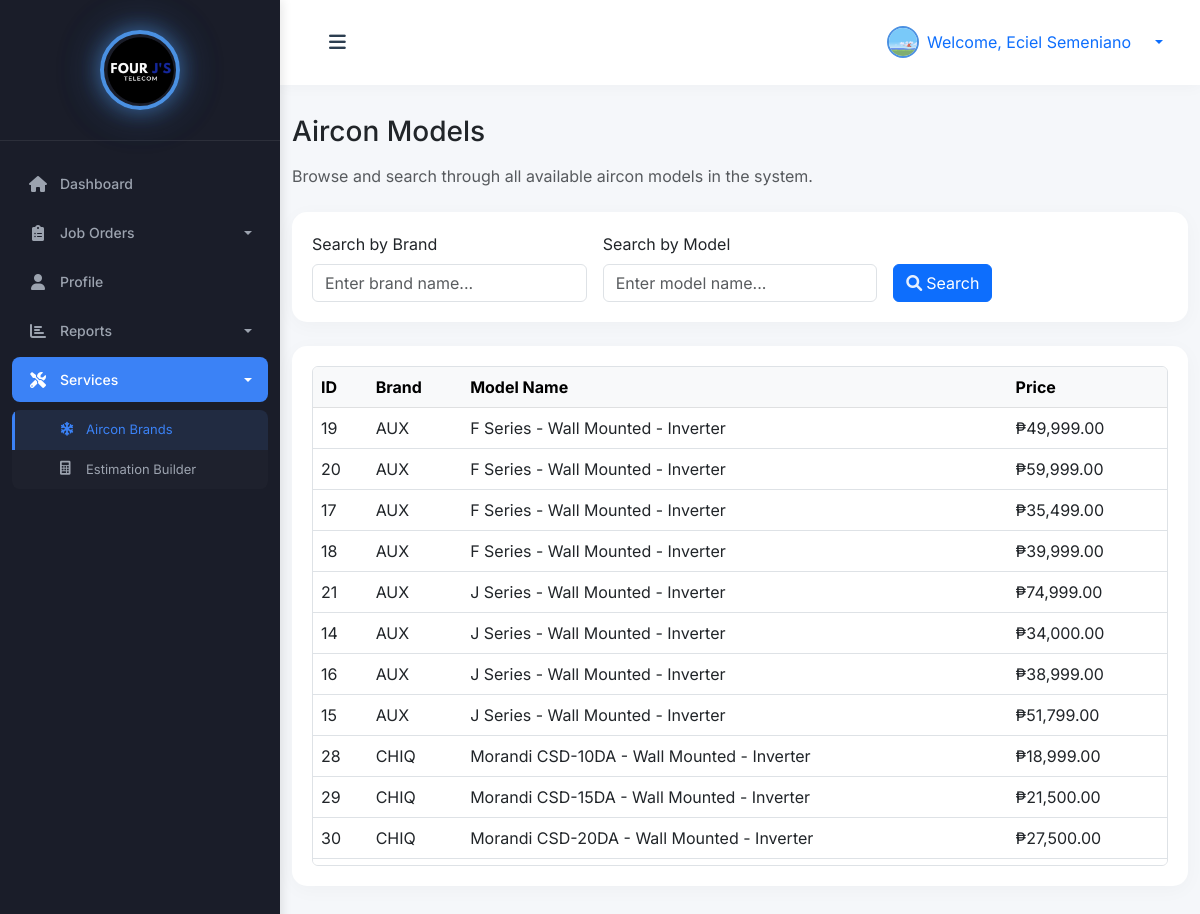
The page /technician/aircon_brands.php (signed in) on the database its author committed.
### tables this page shows
CREATE TABLE `technicians` (
  `id` int(11) NOT NULL,
  `username` varchar(50) NOT NULL,
  `password` varchar(255) NOT NULL,
  `name` varchar(100) NOT NULL,
  `email` varchar(100) DEFAULT NULL,
  `phone` varchar(20) NOT NULL,
  `profile_picture` varchar(255) DEFAULT NULL,
  `created_at` timestamp NOT NULL DEFAULT current_timestamp(),
  `updated_at` timestamp NOT NULL DEFAULT current_timestamp() ON UPDATE current_timestamp()
);

CREATE TABLE `aircon_models` (
  `id` int(11) NOT NULL,
  `brand` varchar(50) NOT NULL,
  `model_name` varchar(100) NOT NULL,
  `hp` decimal(3,1) NOT NULL,
  `price` decimal(10,2) NOT NULL,
  `created_at` timestamp NOT NULL DEFAULT current_timestamp()
);

### technician/aircon_brands.php (the view, shortened to what this page needs)
<?php
try {
    $pdo = new PDO("mysql:host=" . DB_HOST . ";dbname=" . DB_NAME, DB_USER, DB_PASS);
    $pdo->setAttribute(PDO::ATTR_ERRMODE, PDO::ERRMODE_EXCEPTION);
    $sql = "SELECT id, brand, model_name, price FROM aircon_models WHERE 1=1";
    $params = [];
    $sql .= " ORDER BY brand ASC, model_name ASC";
    $stmt = $pdo->prepare($sql);
    $stmt->execute($params);
    $models = $stmt->fetchAll(PDO::FETCH_ASSOC);
    $stmt = $pdo->prepare("SELECT name, profile_picture FROM technicians WHERE id = ?");
    $stmt->execute([$_SESSION['user_id']]);
    $technician = $stmt->fetch(PDO::FETCH_ASSOC);
} catch (PDOException $e) {
    die("Database error: " . $e->getMessage());
}
require_once 'includes/header.php';
?>
<body>
    <div class="wrapper">
        <?php require_once 'includes/sidebar.php'; ?>
        <div id="content">
            <nav class="navbar navbar-expand-lg navbar-light bg-white">
                <div class="container-fluid">
                    <button type="button" id="sidebarCollapse" class="btn">
                        <i class="fas fa-bars"></i>
                    </button>
                    <div class="ms-auto d-flex align-items-center">
                        <div class="dropdown">
                            <a class="d-flex align-items-center text-decoration-none dropdown-toggle" href="#" id="userDropdown" role="button" data-bs-toggle="dropdown">
                                <img src="<?= !empty($technician['profile_picture']) ? '../' . htmlspecialchars($technician['profile_picture']) : 'https://ui-avatars.com/api/?name=' . urlencode($technician['name'] ?: 'Technician') . '&background=1a237e&color=fff' ?>"
                                     alt="Technician"
                                     class="rounded-circle me-2"
                                     width="32"
                                     height="32"
                                     style="object-fit: cover; border: 2px solid #4A90E2;">
                                <span class="me-3">Welcome, <?= htmlspecialchars($technician['name'] ?: 'Technician') ?></span>
                            </a>
                        </div>
                    </div>
                </div>
            </nav>
            <div class="container mt-4">
                <h3 class="mb-3">Aircon Models</h3>
                <p class="text-muted mb-4">Browse and search through all available aircon models in the system.</p>
                <div class="card mb-4">
                    <div class="card-body">
                        <form method="GET" class="row g-3">
                            <div class="col-md-4">
                                <label for="search_brand" class="form-label">Search by Brand</label>
                                <input type="text" class="form-control" id="search_brand" name="search_brand"
                                       value="<?= htmlspecialchars($_GET['search_brand'] ?? '') ?>" placeholder="Enter brand name...">
                            </div>
                            <div class="col-md-4">
                                <label for="search_model" class="form-label">Search by Model</label>
                                <input type="text" class="form-control" id="search_model" name="search_model"
                                       value="<?= htmlspecialchars($_GET['search_model'] ?? '') ?>" placeholder="Enter model name...">
                            </div>
                            <div class="col-md-4 d-flex align-items-end">
                                <button type="submit" class="btn btn-primary me-2">
                                    <i class="fas fa-search me-1"></i>Search
                                </button>
                            </div>
                        </form>
                    </div>
                </div>
                <div class="card mb-4">
                    <div class="card-body">
                        <?php if (empty($models)): ?>
                            <p class="text-muted">No aircon models found.</p>
                        <?php else: ?>
                            <div class="table-wrapper" style="max-height: 500px; overflow-y: auto; border: 1px solid #dee2e6; border-radius: 0.375rem;">
                                <div class="table-responsive">
                                    <table class="table table-hover align-middle mb-0">
                                    <thead class="table-light">
                                        <tr>
                                            <th>ID</th>
                                            <th>Brand</th>
                                            <th>Model Name</th>
                                            <th>Price</th>
                                        </tr>
                                    </thead>
                                    <tbody>
                                        <?php foreach ($models as $model): ?>
                                            <tr>
                                                <td><?= htmlspecialchars($model['id']) ?></td>
                                                <td><?= htmlspecialchars($model['brand']) ?></td>
                                                <td><?= htmlspecialchars($model['model_name']) ?></td>
                                                <td>₱<?= number_format($model['price'], 2) ?></td>
                                            </tr>
                                        <?php endforeach; ?>
                                    </tbody>
                                    </table>
                                </div>
                            </div>
                        <?php endif; ?>
                    </div>
                </div>
            </div>
        </div>
    </div>
</body>
</html>

### css/style.css (style rules this page uses)
:root { --primary-blue: #4A90E2; --secondary-blue: #5C9CE6; --light-blue: #E8F1FC; --hover-blue: #357ABD; --text-blue: #2C3E50; --success: #2ECC71; --warning: #F1C40F; --danger: #E74C3C; --info: #3498DB; --pastel-purple: #B39DDB; --pastel-pink: #F8BBD0; --pastel-green: #A5D6A7; --pastel-orange: #FFCC80; --card-1: #4A90E2; --card-2: #2ECC71; --card-3: #F1C40F; --card-4: #E74C3C; --sidebar-bg: #2C3E50; --sidebar-header: #1A252F; --sidebar-hover: #34495E; --sidebar-active: #3498DB; }
body { font-family: 'Inter', -apple-system, BlinkMacSystemFont, 'Segoe UI', Roboto, sans-serif; background: #F5F7FA; }
.dropdown-toggle::after { margin-left: 8px; }
.wrapper { display: flex; width: 100%; align-items: stretch; }
#content { margin-left: 280px; min-height: 100vh; transition: all 0.3s ease; background: #F5F7FA; padding: 0; width: calc(100% - 280px); }
@media (min-width: 769px) { #content { margin-left: 280px; width: calc(100% - 280px); } }
@media (min-width: 769px) { #sidebarCollapse { display: block !important; } }
.card { border-radius: 15px; box-shadow: 0 4px 20px rgba(0, 0, 0, 0.03); margin-bottom: 25px; border: none; transition: transform 0.3s ease, box-shadow 0.3s ease; }
.card-body { padding: 1.75rem; }
.card i { opacity: 0.9; transition: transform 0.3s ease; }
.navbar { padding: 20px 25px; background: #fff; border: none; border-radius: 0; margin-bottom: 30px; box-shadow: 0 2px 15px rgba(0, 0, 0, 0.03); }
#sidebarCollapse { background: transparent; border: none; color: var(--text-blue); font-size: 1.2rem; padding: 8px 12px; border-radius: 8px; transition: all 0.3s; }

### technician/includes/header.php (style rules this page uses)
.card { height: 100%; margin-bottom: 1rem; }
.card-body { padding: 1.25rem; }
#userDropdown { transition: all 0.2s ease; }
#userDropdown img { border: 2px solid #4A90E2; transition: all 0.2s ease; }

### rows shown on the page
technicians: profile_picture (picture), name "Eciel Semeniano"
aircon_models: id "19", brand "AUX", model_name "F Series - Wall Mounted - Inverter", price "49,999.00"
aircon_models: id "20", brand "AUX", model_name "F Series - Wall Mounted - Inverter", price "59,999.00"
aircon_models: id "17", brand "AUX", model_name "F Series - Wall Mounted - Inverter", price "35,499.00"
aircon_models: id "18", brand "AUX", model_name "F Series - Wall Mounted - Inverter", price "39,999.00"
aircon_models: id "21", brand "AUX", model_name "J Series - Wall Mounted - Inverter", price "74,999.00"
aircon_models: id "14", brand "AUX", model_name "J Series - Wall Mounted - Inverter", price "34,000.00"
aircon_models: id "16", brand "AUX", model_name "J Series - Wall Mounted - Inverter", price "38,999.00"
aircon_models: id "15", brand "AUX", model_name "J Series - Wall Mounted - Inverter", price "51,799.00"
aircon_models: id "28", brand "CHIQ", model_name "Morandi CSD-10DA - Wall Mounted - Inverter", price "18,999.00"
aircon_models: id "29", brand "CHIQ", model_name "Morandi CSD-15DA - Wall Mounted - Inverter", price "21,500.00"
aircon_models: id "30", brand "CHIQ", model_name "Morandi CSD-20DA - Wall Mounted - Inverter", price "27,500.00"
